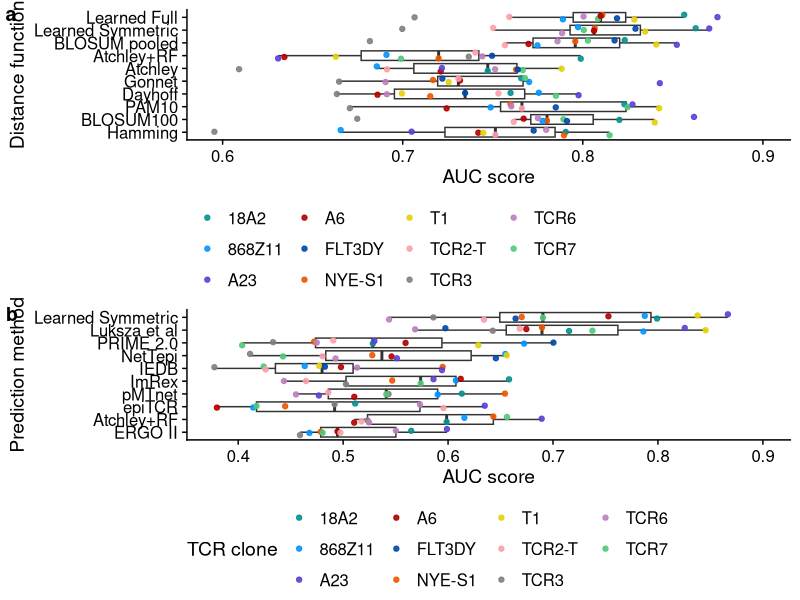
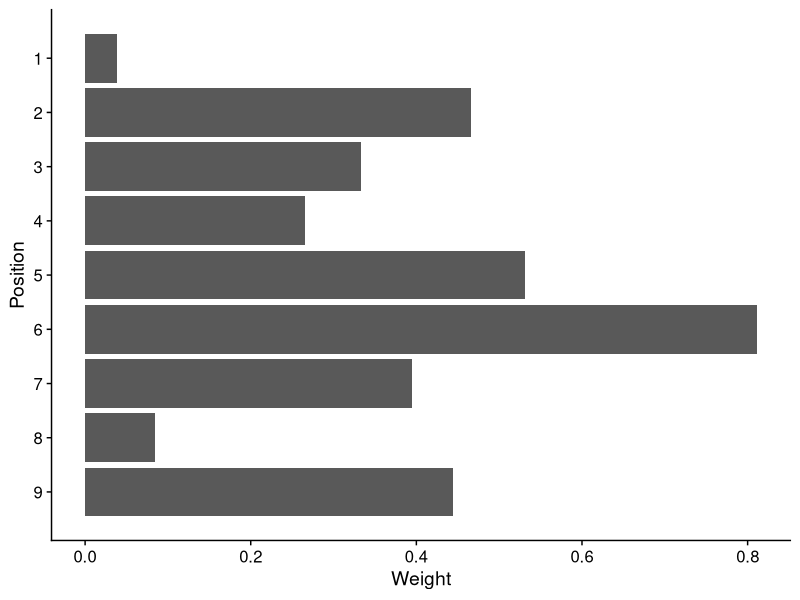

Generate these figures, in order, with R:
#################
## libraries ####
#################
library(dplyr)
library(tidyr)
library(ggplot2)
library(readr)
library(cowplot)
library(forcats)

############
## data ####
############
setwd(getSrcDirectory(function(){})[1]) # set working directory to where this script is
within_wider <- read_csv("../data/within_tcr1.csv")
cross_wider <- read_csv("../data/cross_tcr1.csv")
################
## analysis ####
################

# format data into long form
within <- within_wider %>%
  pivot_longer(-Row, names_to="tcr", values_to = "score") %>%
  rename(method=Row) %>%
  mutate(method=fct_inorder(method))

cross <- cross_wider %>%
  pivot_longer(-Row, names_to="tcr", values_to = "score") %>%
  rename(method=Row) %>%
  mutate(method=fct_inorder(method))

# plot
p_within <- ggplot(within, aes(y=method, x=score))
p_within <- p_within + geom_boxplot(outlier.colour = NA) +
  geom_jitter(aes(color=tcr), alpha=0.9, width=0, height=0.25) +
  scale_color_manual(values=c('#088F8F','#0096FF','#5D3FD3','#b30000','#0047AB','#EC5800','#E4D00A','#FAA0A9','#808080','#bc80bd','#50C878')) + 
  labs(y="Distance function",
       x="AUC score",
       color="") +
  xlim(NA, 0.9) +
  theme_cowplot() +
  theme(legend.direction="horizontal", legend.position="bottom")
#  theme(axis.text.x = element_text(angle=45, hjust=1, vjust=1))
  
p_cross <- ggplot(cross, aes(y=method, x=score))
p_cross <- p_cross + geom_boxplot() +
  geom_jitter(aes(color=tcr), alpha=0.9, width=0, height=0.25) +
  scale_color_manual(values=c('#088F8F','#0096FF','#5D3FD3','#b30000','#0047AB','#EC5800','#E4D00A','#FAA0A9','#808080','#bc80bd','#50C878')) + 
  labs(y="Prediction method",
       x="AUC score",
       color="TCR clone") +
  xlim(NA, 0.9) +
  theme_cowplot()+
  theme(legend.direction="horizontal", legend.position="bottom")
#  theme(axis.text.x = element_text(angle=45, hjust=1, vjust=1))

 p_all <- plot_grid(p_within, p_cross, ncol=1,
           labels=c("a","b")) 

 ggsave(plot=p_all, "../figures/fig2/auc_tcrs.pdf",
        width=5, height=7)
 
 # barplot for positional weights
 weights <- data.frame(position=c(1:9),
            w=c(0.038,0.466,0.333,0.265,0.531,0.811,0.395,0.084,0.444))
 p_bar <- ggplot(weights, aes(x=position, y=w)) +
   geom_bar(stat="identity") +
   coord_flip() +
   theme_cowplot() +
   labs(x="Position",
        y="Weight") +
   scale_x_reverse(breaks=c(1:9))
 
 ggsave(plot=p_bar, "../figures/fig2/positional_weights.pdf",
        width=2, height=4)